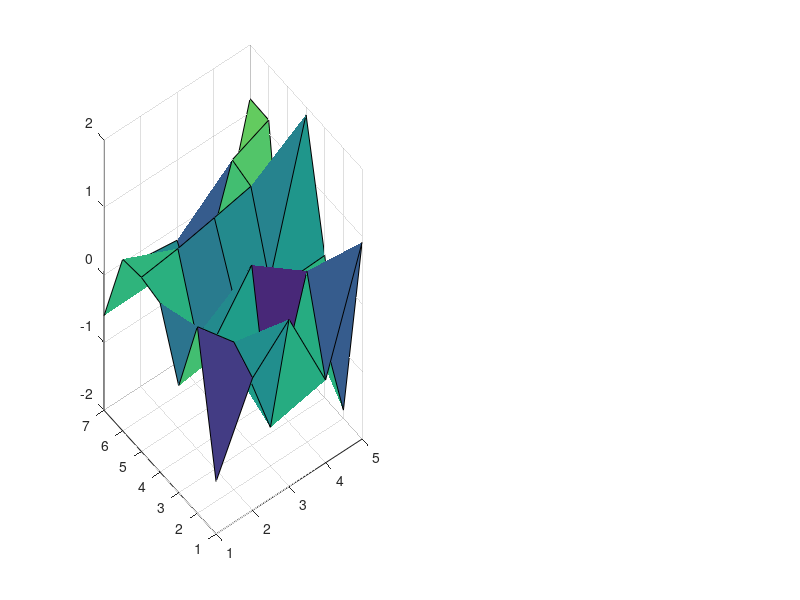

Write MATLAB code to recreate this figure. (Note: this script raises an error after producing the figure.)
% September 15 2015


%% What is a Contour?
%
% Last year we explored how <http://blogs.mathworks.com/graphics/2014/11/18/what-is-a-surface/ surfaces perform interpolation>. 
% Today we're going to take a look at some closely related functions; the
% contour family. The family of contour functions consists
% <http://www.mathworks.com/help/matlab/ref/contour.html contour>,
% <http://www.mathworks.com/help/matlab/ref/contour3.html contour3>, and
% <http://www.mathworks.com/help/matlab/ref/contourf.html contourf> and a 
% couple of other minor ones.
%
% We'll start with a simple 7x5 array. We'll create a surface and a filled 
% contour using contourf.
%
rng default
z = randn(7,5)

a1 = subplot(1,2,1);
h = surf(z);
h.FaceColor = 'interp';
axis tight

a2 = subplot(1,2,2);
contourf(z)

%%
% It's hard to see the relationship at first. But if we look straight down on the
% surface and square up the aspect ratio of the axes (and squint a little)
% we can see that they are related.
%
axes(a1)
view(2)
axis([a1 a2],'equal')

%%
% But, they certainly don't look the same though, do they?
%
% It's easier to see what's going on if we look at a single contour level.
% That's easy to do with contour by setting the LevelList property. 
% With surface we can simulate it by adding
% a white plane a Z==0 to hide the part of the surface which is below that.
axes(a1)
p = surface([1 5;1 5],[1 1; 7 7],zeros(2));
p.FaceColor = 'white';
p.EdgeColor = 'none';

axes(a2)
contourf(z,'LevelList',0)
axis equal
grid on

%%
% They still don't look like they're showing the same thing though, do
% they? But look closely. Look at where the curve intersects the grid
% lines. The intersection points are the same in the two pictures. The
% differences are all between those intersection points. What we're seeing
% is the same thing we saw when we looked at surfaces. The interpolation
% function matters, and surface and contour use different interpolation
% functions.
%
% <http://blogs.mathworks.com/graphics/2014/11/18/what-is-a-surface/ Last time>
% we learned about the piecewise linear interpolation that
% surface uses, and we wrote an interpsurf function to give use more
% control by using the <http://www.mathworks.com/help/matlab/ref/interp2.html interp2 function>. 
% Let's try using that with interp2's linear method and see if that matches 
% what contour is doing.
%
axes(a1)
interpsurf(z,'linear')
p = surface([1 5;1 5],[1 1; 7 7],zeros(2));
p.FaceColor = 'white';
p.EdgeColor = 'none';
view(2)
axis tight
axis equal

%%
% No, they're still not the same. We can see that interpsurf is drawing
% curves in between the grid lines. You may remember that when we discussed 
% the bilinear interpolation that interp2 is using here, we saw that it's 
% giving us a quadratic equation of this form.
%
% $$f(x,y) = c_1 + c_2 x + c_3 y + c_4 x y$$
%
% This tells us that the curves we're seeing between the grids are actually
% segments of hyperbolas. But contour is drawing straight lines in between 
% the grid. Its interpolation scheme is basically to do linear
% interpolation on each of the edges and then draw a straight line
% connecting them.
%
% But there's another important difference, isn't there? You can see that 
% in the squares where the curve intersects all four sides, there are a 
% couple of different ways to connect the intersections. These are called
% the ambiguous cases. There are a couple of different ways to decide which
% way to go in these cases, and the surface and contour functionss don't use
% the same technique. Can you spot the square where the two algorithms 
% connected the intersections differently?
%

%%
% We can use the same technique we used in the intersurf function to
% perform our own interpolation on the input to contour like this:
%
axes(a2)
[x, y] = meshgrid(1:5,1:7);
[x2,y2] = meshgrid(1:.1:5,1:.1:7);
z2 = interp2(x,y,z, x2,y2, 'linear');
contourf(x2,y2,z2,'LevelList',0)
axis equal
grid on

%%
% That looks pretty good, and it matches our surface, but when we go back to the default LevelList we
% can see that it still doesn't look very smooth. That's because bilinear
% interpolation is only <https://en.wikipedia.org/wiki/Smoothness C0
% continuous> between 2x2 sections. This shows up as sudden changes of
% direction as the curves cross these boundaries.
%
axes(a1)
interpsurf(z,'linear')
view(2)
axis tight
axis equal
axes(a2)
contourf(x2,y2,z2)
axis equal
grid on

%%
% We don't usually notice this too much with surfaces because the colors or
% lighting tends to soften these discontinuities in the derivative. But the
% hard edges in a contour make it very noticeable. 
%
% What if we switch to a smoother interpolation method? For example, cubic.
%
axes(a1)
interpsurf(z,'cubic')
view(2)
axis tight
axis equal
axes(a2)
z2 = interp2(x,y,z, x2,y2, 'cubic');
contourf(x2,y2,z2)
axis equal
grid on

%%
% That looks pretty nice, doesn't it? Can you use that to create an
% interpcontourf function, just like the <http://blogs.mathworks.com/graphics/2014/11/18/what-is-a-surface/ interpsurf function>
% we created last time?  But remember, there is no single "correct" 
% interpolation scheme. You need to know something about the 
% characteristics of your data to know which scheme is most appropriate. In
% some cases a very smooth interpolation method like cubic can result in a
% contour which makes your data look smoother than it really should.
%
% The contour and surface functions use the simplest and fastest
% interpolation schemes for their jobs. That's because you can always do
% preprocessing up front to get characteristics like smoother
% interpolation, but you really can't do preprocessing to get performance.
%


%%
% _Copyright 2015 The MathWorks, Inc._

